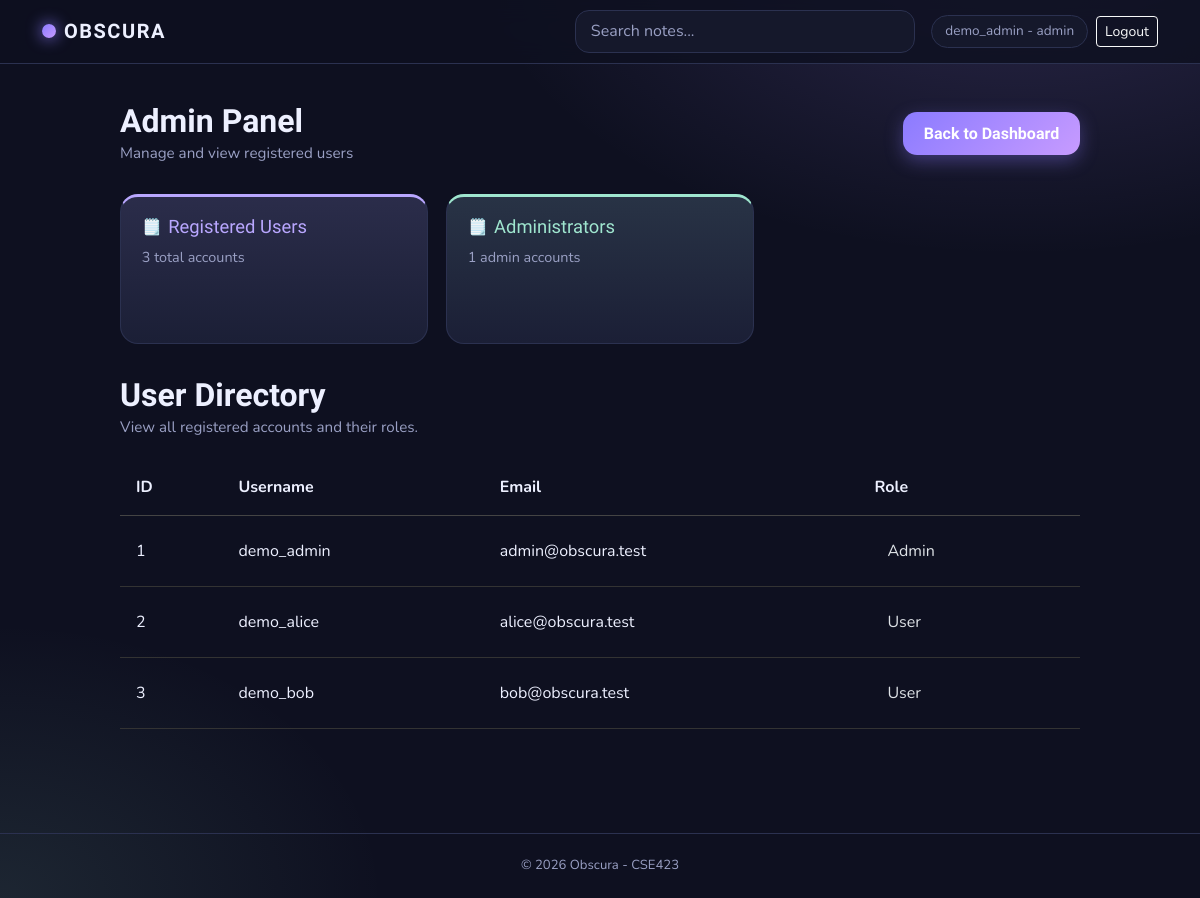
Screenshot of /secure/app/admin.php (signed in) with the database file from the repository.
### tables this page shows
CREATE TABLE IF NOT EXISTS users (
    id INT AUTO_INCREMENT PRIMARY KEY,
    username VARCHAR(100) NOT NULL UNIQUE,
    email VARCHAR(255) NOT NULL UNIQUE,
    password_hash VARCHAR(255) NOT NULL,
    role ENUM('user', 'admin') NOT NULL DEFAULT 'user'
);

### secure/app/includes/helpers.php (called while the page is built)
<?php
if (!function_exists('e')) {
    function e($s) { return htmlspecialchars((string)$s, ENT_QUOTES, 'UTF-8'); }
}

### secure/app/includes/auth.php (called while the page is built, shortened)
<?php
function current_user(): ?array
{
    return [
        'id' => (int) $_SESSION['user_id'],
        'username' => $_SESSION['username'],
        'role' => $_SESSION['role']
    ];
}

### secure/app/admin.php (the view, shortened to what this page needs)
<?php
require_once __DIR__ . '/includes/db.php';
require_once __DIR__ . '/includes/auth.php';
require_once __DIR__ . '/includes/helpers.php';
$stmt = $pdo->query(
    "SELECT id, username, email, role FROM users ORDER BY id"
);
$users = $stmt->fetchAll();
require __DIR__ . '/includes/header.php';
?>
<div class="page-head">
  <div>
    <h1 class="page-title">Admin Panel</h1>
    <p class="page-sub">
      Manage and view registered users
    </p>
  </div>
  <a class="btn btn-accent" href="/dashboard.php">
    Back to Dashboard
  </a>
</div>
<div class="note-grid">
  <div class="note-card">
    <h3>Registered Users</h3>
    <p><?= count($users) ?> total accounts</p>
  </div>
  <div class="note-card">
    <h3>Administrators</h3>
    <p>
      <?= count(array_filter(
          $users,
          fn($u) => $u['role'] === 'admin'
      )) ?> admin accounts
    </p>
  </div>
</div>
<div style="margin-top:32px;">
  <h2 class="page-title">User Directory</h2>
  <p class="page-sub">
    View all registered accounts and their roles.
  </p>
  <div style="overflow-x:auto; margin-top:20px;">
    <table style="
      width:100%;
      border-collapse:collapse;
      color:inherit;
      text-align:left;
    ">
      <thead>
        <tr style="border-bottom:1px solid #444;">
          <th style="padding:16px;">ID</th>
          <th style="padding:16px;">Username</th>
          <th style="padding:16px;">Email</th>
          <th style="padding:16px;">Role</th>
        </tr>
      </thead>
      <tbody>
        <?php foreach ($users as $user): ?>
          <tr style="border-bottom:1px solid #333;">
            <td style="padding:16px;">
              <?= (int)$user['id'] ?>
            </td>
            <td style="padding:16px;">
              <?= e($user['username']) ?>
            </td>
            <td style="padding:16px;">
              <?= e($user['email']) ?>
            </td>
            <td style="padding:16px;">
              <span class="btn"
                    style="pointer-events:none;">
                <?= e(ucfirst($user['role'])) ?>
              </span>
            </td>
          </tr>
        <?php endforeach; ?>
      </tbody>
    </table>
  </div>
</div>
<?php require __DIR__ . '/includes/footer.php'; ?>

### secure/app/includes/header.php (shortened to what this page needs)
<?php
require_once __DIR__ . '/helpers.php';
$me = function_exists('current_user') ? current_user() : null;
?>
<!DOCTYPE html>
<html lang="en" data-bs-theme="dark">
<head>
  <link href="https://cdn.jsdelivr.net/npm/bootstrap@5.3.3/dist/css/bootstrap.min.css" rel="stylesheet">
  <link href="assets/css/obscura.css" rel="stylesheet">
</head>
<body>
<nav class="navbar navbar-expand-lg obscura-nav sticky-top">
  <div class="container">
    <a class="navbar-brand" href="dashboard.php"><span class="brand-dot"></span> OBSCURA</a>
    <form class="obscura-search ms-auto me-lg-3" action="search.php" method="get" role="search">
      <input class="form-control" type="search" name="q" placeholder="Search notes..." value="<?= e($_GET['q'] ?? '') ?>">
    </form>
    <?php if ($me): ?>
      <div class="d-flex align-items-center gap-2">
        <span class="user-chip"><?= e($me['username']) ?><?= ($me['role'] ?? '') === 'admin' ? ' - admin' : '' ?></span>
        <a class="btn btn-sm btn-outline-light" href="logout.php">Logout</a>
      </div>
    <?php endif; ?>
  </div>
</nav>
<main class="container obscura-main">

### secure/app/includes/footer.php (shortened to what this page needs)
</main>
<footer class="obscura-footer">
  <div class="container">&copy; <?= date('Y') ?> Obscura - CSE423</div>
</footer>
</body>
</html>

### secure/app/assets/css/obscura.css (style rules this page uses)
:root { --bg:#0e1020; --bg2:#15182b; --card:#1b1f36; --card-hi:#222844; --line:#2b3150; --text:#edf0ff; --muted:#9aa0c4; --accent:#8b7bff; --accent-2:#c79bff; --danger:#ff6b8a; --p1:#b9a7ff; --p2:#9fe6cf; --p3:#ffb3d1; --p4:#ffd59e; --p5:#a9d4ff; --p6:#ffc6e8; }
* { box-sizing:border-box }
body { background: radial-gradient(900px 500px at 85% -5%, rgba(167,139,255,.18), transparent 60%), radial-gradient(700px 500px at 0% 100%, rgba(159,230,207,.10), transparent 55%), var(--bg); color:var(--text); font-family:'Nunito',system-ui,sans-serif; min-height:100vh; }
h1,h2,h3,.navbar-brand { font-family:'Baloo 2',cursive }
.obscura-nav { background:rgba(14,16,32,.82);backdrop-filter:blur(12px);border-bottom:1px solid var(--line);padding:.6rem 0 }
.navbar-brand { font-weight:700;letter-spacing:1.5px;font-size:1.25rem;color:var(--text);display:flex;align-items:center;gap:.5rem }
.brand-dot { width:14px;height:14px;border-radius:50%;background:linear-gradient(135deg,var(--accent),var(--accent-2));box-shadow:0 0 16px var(--accent) }
.obscura-search { max-width:340px;flex:1 }
.form-control { background:var(--bg2);border:1px solid var(--line);color:var(--text);border-radius:14px;padding:.55rem .9rem }
.form-control::placeholder { color:var(--muted) }
.user-chip { color:var(--muted);font-size:.85rem;padding:.35rem .8rem;border:1px solid var(--line);border-radius:999px;background:var(--bg2) }
.obscura-main { padding:2.4rem 0 4rem;max-width:960px }
.page-head { display:flex;justify-content:space-between;align-items:center;margin-bottom:1.8rem;gap:1rem;flex-wrap:wrap }
.page-title { font-weight:700;font-size:2rem;margin:0 }
.page-sub { color:var(--muted);margin:.1rem 0 0;font-size:.95rem }
.btn-accent { background:linear-gradient(135deg,var(--accent),var(--accent-2));border:0;color:#fff;font-weight:700;font-family:'Baloo 2';border-radius:14px;padding:.6rem 1.3rem;box-shadow:0 6px 18px rgba(139,123,255,.35);transition:.18s }
.note-grid { display:grid;grid-template-columns:repeat(auto-fill,minmax(250px,1fr));gap:1.1rem }
.note-card { --c:var(--p1); background:linear-gradient(180deg, color-mix(in srgb, var(--c) 10%, var(--card)), var(--card)); border:1px solid var(--line); border-top:3px solid var(--c); border-radius:18px; padding:1.2rem 1.3rem; text-decoration:none; color:var(--text); transition:.18s; display:flex; flex-direction:column; min-height:150px; position:relative; overflow:hidden; }
.note-card::after { content:"";position:absolute;inset:0;background:radial-gradient(400px 120px at 100% 0%, color-mix(in srgb, var(--c) 18%, transparent), transparent 70%);opacity:0;transition:.18s;pointer-events:none }
.note-card h3 { font-size:1.15rem;margin:0 0 .5rem;color:var(--c);display:flex;align-items:center;gap:.4rem }
.note-card h3::before { content:"🗒️";font-size:1rem }
.note-card p { color:var(--muted);font-size:.9rem;margin:0;flex:1;line-height:1.55 }
.note-card:nth-child(6n+1) { --c:var(--p1) }
.note-card:nth-child(6n+2) { --c:var(--p2) }
.obscura-footer { border-top:1px solid var(--line);color:var(--muted);font-size:.82rem;padding:1.4rem 0;text-align:center;margin-top:2.5rem }

### rows the page displays
users: username "demo_admin", id "1", email "admin@obscura.test", role "Admin"
users: id "2", username "demo_alice", email "alice@obscura.test", role "User"
users: id "3", username "demo_bob", email "bob@obscura.test", role "User"

### other values shown
count($users) "3"
